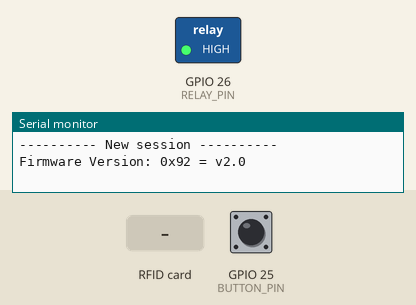
Recording of a sketch running on a simulated ESP32. On the bench: switched loads named in the sketch (green lamp = pin HIGH), the last lines printed to the serial monitor. Dashed ring = blinking. The inputs (shaded band) are chosen by the test bench; at power-on: GPIO 25 (BUTTON_PIN) HIGH.

Above: at 1.2 s.
1.3 s: GPIO 25 (BUTTON_PIN) pulled LOW for 3.2 s
At 1.6 s:
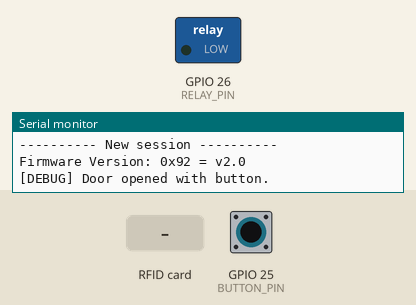
6.9 s: RFID card A3 16 8E 11 held to the reader
At 7.5 s:
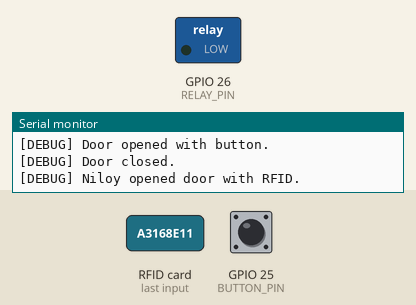
8.5 s: RFID card 23 12 E2 12 held to the reader
11.5 s: GPIO 25 (BUTTON_PIN) pulled LOW for 0.15 s
At 12.7 s:
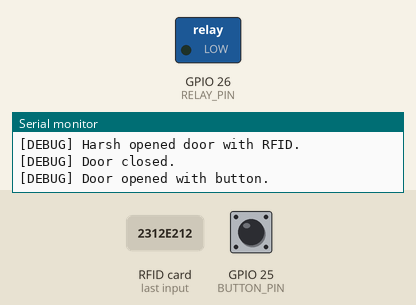
14.6 s: GPIO 25 (BUTTON_PIN) pulled LOW for 1 s
At 17.8 s:
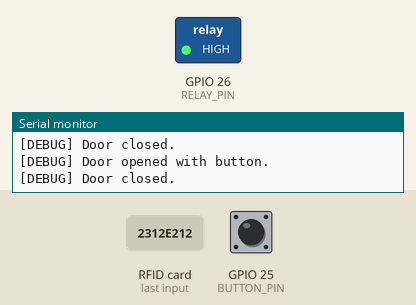
18.1 s: RFID card 43 C4 CE 11 held to the reader
At 19.6 s:
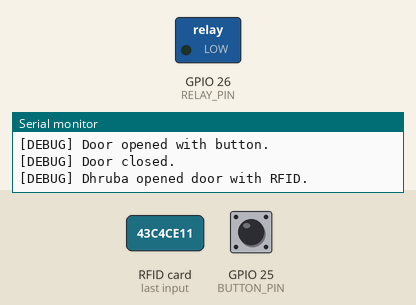
Timing chart, 0 to 20.6 s (numbered marks = the images above; inputs shaded):
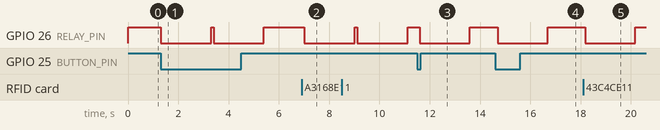

Measured:
- after the input at 1.3 s, GPIO 26 (RELAY_PIN): alternates HIGH for 0.10 s and LOW for 2.0 s, starting at once
- after the input at 6.9 s, GPIO 26 (RELAY_PIN): HIGH → LOW after 0.11 s
- after the input at 11.5 s, GPIO 26 (RELAY_PIN): HIGH → LOW after 0.09 s, → HIGH 2.0 s later
- after the input at 14.6 s, GPIO 26 (RELAY_PIN): HIGH → LOW after 0.10 s, → HIGH 2.0 s later
- after the input at 18.1 s, GPIO 26 (RELAY_PIN): HIGH → LOW after 0.08 s, → HIGH 2.0 s later

The sketch:

door_lock_rfid.ino
```cpp
/**
 * @todo
 * door_lock_button + rfid capabilities
 */

#include <SPI.h>
#include <Arduino.h>
#include <MFRC522.h>

#include "members.h"
#include "rfid_helper.h"

#define RELAY_PIN 26
#define BUTTON_PIN 25
#define RELAY_TIMEOUT 2000

#define RFID_RST_PIN 33

#define DEBUG_MODE


/* SERIAL */

void setupSerial()
{
    Serial.begin(115200);
    while (!Serial);
    Serial.println("\n\n---------- New session ----------\n\n");
}

void serialDebug(const String &message)
{
    #ifdef DEBUG_MODE
    Serial.println(String("[DEBUG] ") + message);
    #endif
}


/* RELAY */

#define RELAY_ON (digitalRead(RELAY_PIN) == LOW)

int lastRelay = 0;

void activateRelay()
{
    if (RELAY_ON) return;
    digitalWrite(RELAY_PIN, LOW);
    lastRelay = millis();
}

static inline void deactivateRelay()
{
    digitalWrite(RELAY_PIN, HIGH);
}

#define RELAY_TIMED_OUT (millis() > lastRelay + RELAY_TIMEOUT)


/* BUTTON */

#define BUTTON_ON (digitalRead(BUTTON_PIN) == LOW)


/* RFID */

MFRC522 reader(RFID_RST_PIN);

void setupReader()
{
    SPI.begin();
    reader.PCD_Init();
    reader.PCD_DumpVersionToSerial();
}

#define CARD_READ (reader.PICC_IsNewCardPresent() && reader.PICC_ReadCardSerial())


/* SETUP */

void setup()
{
    // serial
    setupSerial();
    // pins
    pinMode(RELAY_PIN, OUTPUT);
    deactivateRelay();
    pinMode(BUTTON_PIN, INPUT_PULLUP);
    // rfid
    setupReader();
}


/* LOOP */

void loop()
{
    // button
    if (!RELAY_ON && BUTTON_ON) {
        activateRelay();
        serialDebug("Door opened with button.");
    }
    // rfid
    if (!RELAY_ON && CARD_READ) {
        RFID rfid(reader.uid);
        bool matched = false;
        for (int i = 0; i < numMembers; ++i)
            if (rfid == members[i].rfid) {
                matched = true;
                activateRelay();
                serialDebug(members[i].name + " opened door with RFID.");
                break;
            }
        if (!matched)
            serialDebug(rfid.toString() + " tried to open the door with RFID.");
    }
    // close door
    if (RELAY_ON && RELAY_TIMED_OUT) {
        deactivateRelay();
        serialDebug("Door closed.");
    }
    // delay
    delay(100);
}
```

members.cpp
```cpp
#include "members.h"

Member members[] = {
    Member("Niloy", "a3:16:8e:11"),
    Member("Harsh", "23:12:e2:12"),
    Member("Dhruba", "43:c4:ce:11"),
    Member("Tathagato", "73:f3:f2:11")
};

int numMembers = sizeof(members) / sizeof(Member);
```

members.h
```cpp
#ifndef MEMBERS_H
#define MEMBERS_H

#include "rfid_helper.h"

extern Member members[];

extern int numMembers;

#endif // MEMBERS_H
```

rfid_helper.h
```cpp
#ifndef RFID_HELPER_H
#define RFID_HELPER_H

#include <Arduino.h>
#include <MFRC522.h>

#define RFID_MAX_SIZE 10


class Member
{
public:
    String name;
    String rfid;

    Member(String name)
    : name(name), rfid("") {}

    Member(String name, String rfid)
    : name(name), rfid(rfid) {}
};


class RFID
{
private:
    int size;
    uint8_t bytes[RFID_MAX_SIZE];

public:
    RFID(const MFRC522::Uid &uid)
    : size(uid.size) {
        memcpy(bytes, uid.uidByte, uid.size * sizeof(uint8_t));
    }

    String toString() {
        if (size <= 0) return "";
        String rfid = (bytes[0] > 9 ? "" : "0") + String(bytes[0], HEX);
        for (int i = 1; i < size; ++i)
            rfid += String(":") + String(bytes[i], HEX);
        return rfid;
    }

    bool operator==(const RFID &rfid) {
        if (size != rfid.size) return false;
        int minsize = size < rfid.size ? size : rfid.size;
        for (int i = 0; i < minsize; ++i)
            if (this->bytes[i] != rfid.bytes[i]) return false;
        return true;
    }

    bool operator==(const String &text) {
        return text == toString();
    }
};

#endif // RFID_HELPER_H
```
